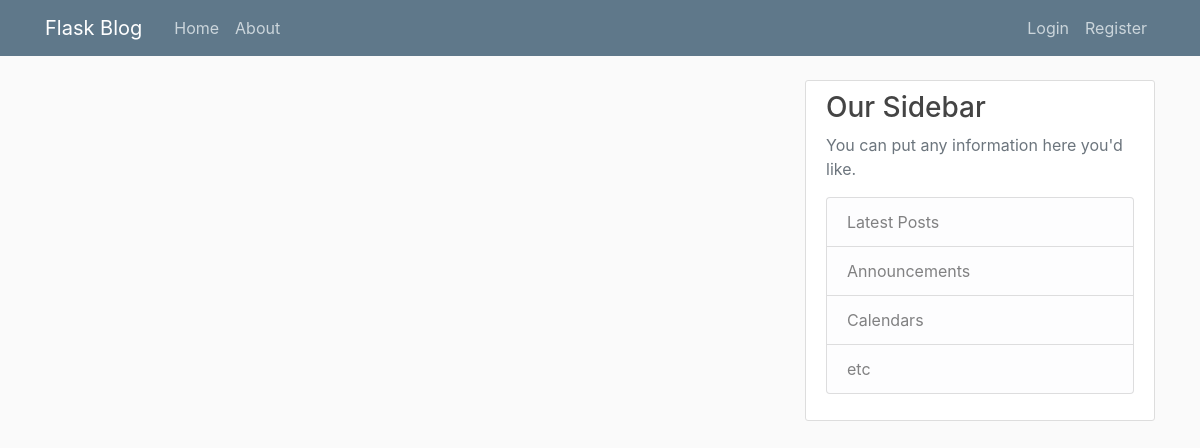
Page /home on the earlier database version.
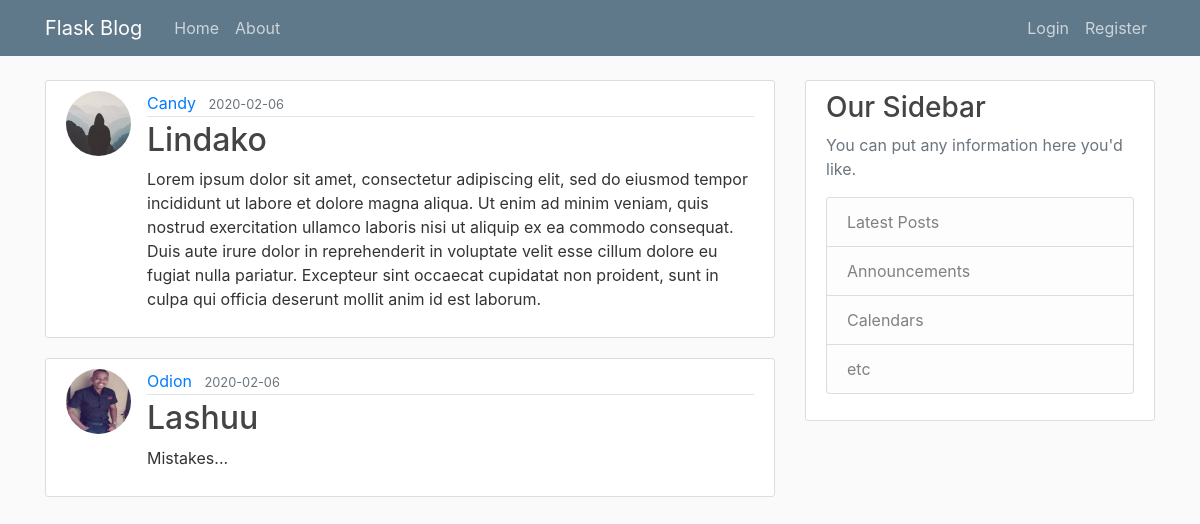
Same page on the later database version.
### flaskblog/models.py (models this page shows, shortened)
class Post(db.Model):
    id = db.Column(db.Integer, primary_key=True)
    title = db.Column(db.String(120), nullable=False)
    date_posted = db.Column(db.DateTime, nullable=False,
                            default=datetime.utcnow)
    content = db.Column(db.Text, nullable=False)
    user_id = db.Column(db.Integer, db.ForeignKey('user.id'), nullable=True)
    @classmethod
    def find_all(cls):
        return cls.query.all()

class User(db.Model, UserMixin):
    id = db.Column(db.Integer, primary_key=True)
    username = db.Column(db.String(20), unique=True, nullable=False)
    email = db.Column(db.String(120), unique=True, nullable=False)
    image_file = db.Column(
        db.String(20),
        nullable=False,
        default='default.jpg')
    password = db.Column(db.String(60),  nullable=False)
    posts = db.relationship('Post', backref='author', lazy=True)

### flaskblog/routes.py (the view)
@app.route('/')
@app.route('/home')
def home():
    posts = Post.find_all()
    return render_template('home.html', posts=posts)

### flaskblog/templates/home.html
{% extends 'layout.html' %}
{% block content %}
{% for post in posts %}
<article class="media content-section">
    <img src="{{ url_for('static', filename='profile_pics/'+ post.author.image_file) }}"
        class="rounded-circle article-img">
    <div class="media-body">
        <div class="article-metadata">
            <a class="mr-2" href="#">{{ post.author.username }}</a>
            <small class="text-muted">{{ post.date_posted.strftime('%Y-%m-%d') }}</small>
        </div>
        <h2><a class="article-title" href="{{ url_for('post', post_id=post.id) }}">{{ post.title }}</a></h2>
        <p class="article-content">{{ post.content }}</p>
    </div>
</article>
{% endfor %}
{% endblock content %}

### flaskblog/templates/layout.html (shortened to what this page needs)
<!doctype html>
<html lang="en">
<head>
    <link rel="stylesheet" href="https://stackpath.bootstrapcdn.com/bootstrap/4.4.1/css/bootstrap.min.css"
>
    <link rel="stylesheet" type="text/css" href="{{ url_for('static', filename='main.css') }}">
</head>
<body>
    <header class="site-header">
        <nav class="navbar navbar-expand-md navbar-dark bg-steel fixed-top">
            <div class="container">
                <a class="navbar-brand mr-4" href="/">Flask Blog</a>
                <div class="collapse navbar-collapse" id="navbarToggle">
                    <div class="navbar-nav mr-auto">
                        <a class="nav-item nav-link" href="{{ url_for('home') }}">Home</a>
                        <a class="nav-item nav-link" href="{{ url_for('about') }}">About</a>
                    </div>
                    <div class="navbar-nav">
                        {% if current_user.is_authenticated %}
                        <a class="nav-item nav-link" href="{{ url_for('create_post') }}">Create Post</a>
                        <a class="nav-item nav-link" href="{{ url_for('account') }}">Account</a>
                            <a class="nav-item nav-link" href="{{ url_for('logout') }}">Logout</a>
                        {% else  %}
                            <a class="nav-item nav-link" href="{{ url_for('login') }}">Login</a>
                            <a class="nav-item nav-link" href="{{ url_for('register') }}">Register</a>
                        {% endif %}
                    </div>
                </div>
            </div>
        </nav>
    </header>
    <main role="main" class="container">
        <div class="row">
            <div class="col-md-8">
                {% block content %}{% endblock %}
            </div>
            <div class="col-md-4">
                <div class="content-section">
                    <h3>Our Sidebar</h3>
                    <p class='text-muted'>You can put any information here you'd like.
                        <ul class="list-group">
                            <li class="list-group-item list-group-item-light">Latest Posts</li>
                            <li class="list-group-item list-group-item-light">Announcements</li>
                            <li class="list-group-item list-group-item-light">Calendars</li>
                            <li class="list-group-item list-group-item-light">etc</li>
                        </ul>
                    </p>
                </div>
            </div>
        </div>
    </main>
</body>
</html>

### flaskblog/static/main.css (style rules this page uses)
body { background: #fafafa; color: #333333; margin-top: 5rem; }
h1, h2, h3, h4, h5, h6 { color: #444444; }
.bg-steel { background-color: #5f788a; }
.site-header .navbar-nav .nav-link { color: #cbd5db; }
.content-section { background: #ffffff; padding: 10px 20px; border: 1px solid #dddddd; border-radius: 3px; margin-bottom: 20px; }
.article-title { color: #444444; }
.article-content { white-space: pre-line; }
.article-img { height: 65px; width: 65px; margin-right: 16px; }
.article-metadata { padding-bottom: 1px; margin-bottom: 4px; border-bottom: 1px solid #e3e3e3; }

Differences in the rows shown:
added Post: image_file (placeholder picture), author.username "Candy", date_posted "2020-02-06", title "Lindako", content "Lorem ipsum dolor sit amet, consectetur adipiscing elit, sed do eiusmod tempor incididunt ut labore et dolore magna aliqua. Ut enim ad minim veniam, quis nostrud exercitation ullamco laboris nisi ut aliquip ex ea commodo consequat. Duis aute irure dolor in reprehenderit in voluptate velit esse cillum dolore eu fugiat nulla pariatur. Excepteur sint occaecat cupidatat non proident, sunt in culpa qui officia deserunt mollit anim id est laborum."
added Post: image_file (picture), author.username "Odion", date_posted "2020-02-06", title "Lashuu", content "Mistakes..."
